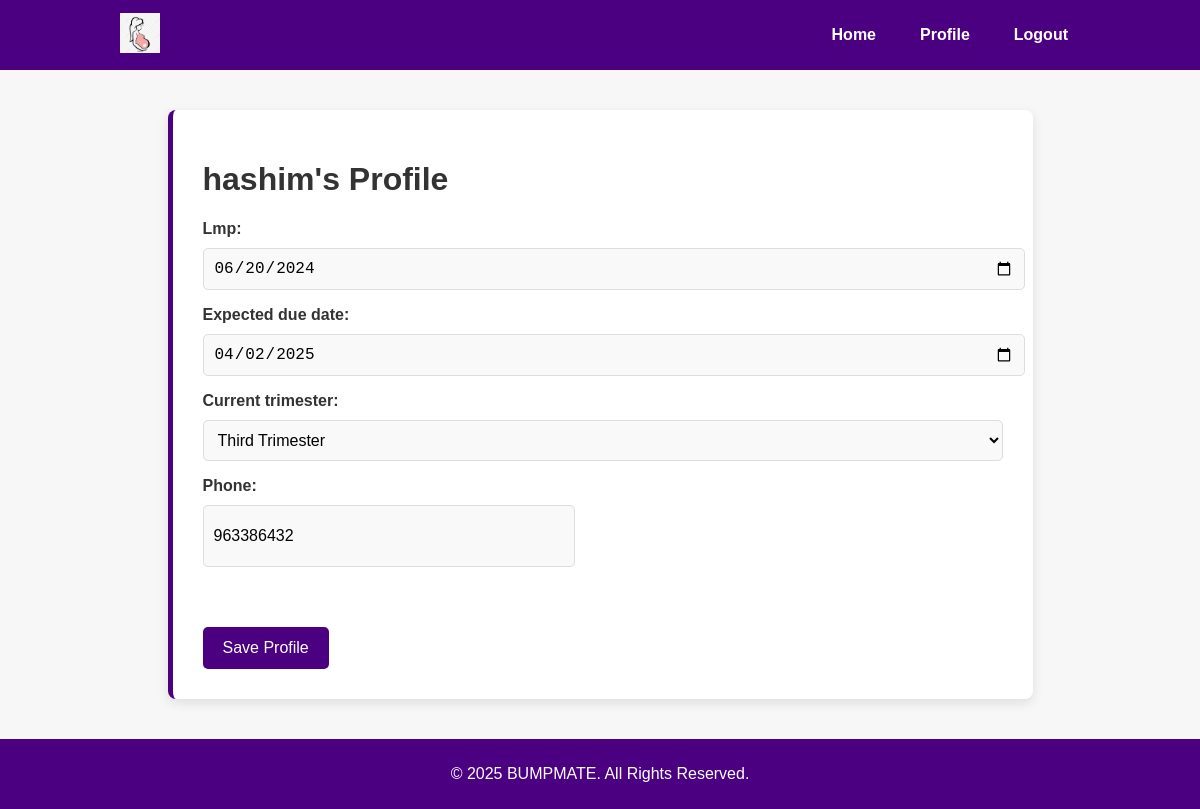
Screenshot of /userprofile (signed in) with the database file from the repository.
### care/models.py (models this page shows, shortened)
class BaseModel(models.Model):
    created_date=models.DateTimeField(auto_now_add=True)
    updated_date=models.DateTimeField(auto_now=True)
    is_active=models.BooleanField(default=True)

class UserProfile(BaseModel):
    lmp=models.DateField(blank=True,null=True)
    expected_due_date = models.DateField(null=True, blank=True)
    current_trimester = models.CharField(max_length=20,choices=[('First', 'First Trimester'), ('Second', 'Second Trimester'), ('Third', 'Third Trimester')], default='First')
    phone=models.CharField(max_length=200,null=True)
    mother=models.OneToOneField(User,on_delete=models.CASCADE)

### care/decorators.py (the view)
    def wrapper(request,*args,**kwargs):
        if not request.user.is_authenticated:
            return redirect("signin")
        else:
            return fn(request,*args,**kwargs)

### care/forms.py (shortened to what this page needs)
class UserProfileForm(forms.ModelForm):
    class Meta:
        model = UserProfile
        fields = ['lmp','expected_due_date', 'current_trimester','phone']
        widgets = {
            'lmp':forms.DateInput(attrs={'type':'date'}),
            'expected_due_date': forms.DateInput(attrs={'type': 'date'}),
            'current_trimester': forms.Select(attrs={'class': 'form-control'}),
            "phone":forms.NumberInput(attrs={"class":"form-control","style":"width:350px;height:40px;margin-bottom:40px;"})
        }

### care/views.py (called while the page is built)
@signin_required
@never_cache
def user_profile(request):
    profile = request.user.userprofile
    if request.method == 'POST':
        form = UserProfileForm(request.POST, instance=profile)
        if form.is_valid():
            form.save()
            return redirect('home')
    else:
        form = UserProfileForm(instance=profile)
    return render(request, 'userprofile.html', {'form': form})

### care/templates/userprofile.html (shortened to what this page needs)
<!DOCTYPE html>
<html lang="en">
    {%load static%}
<head>
    <link rel="stylesheet" href="{% static 'css/userprofile.css' %}">
</head>
<body>
    <header>
        <nav class="navbar">
            <div class="navbar-container">
                <a href="/" class="logo">
                    <img src="{% static 'images/logo.png' %}" alt="PregCare Logo" class="navbar-logo">
                </a>
                <ul class="navbar-links">
                    <li><a href="{% url 'home' %}">Home</a></li>
                    <li><a href="{% url 'profile' %}">Profile</a></li>
                    <li><a href="{%url 'logout'%}">Logout</a></li>
                </ul>
            </div>
        </nav>
    </header>
    <div class="profile-container">
        <h1>{{ request.user }}'s Profile</h1>
        <div class="profile-form">
            <form method="POST">
                <div class="form-group">
                    {{ form.as_p }}
                </div>
                <button type="submit" class="btn-submit">Save Profile</button>
            </form>
        </div>
    </div>
    <footer>
        <p>&copy; 2025 BUMPMATE. All Rights Reserved.</p>
    </footer>
</body>
</html>

### care/static/css/userprofile.css (style rules this page uses)
body { font-family: 'Arial', sans-serif; background-color: #f7f7f7; margin: 0; padding: 0; color: #333; }
.navbar { background-color: #4B0082; padding: 10px 0; position: sticky; top: 0; z-index: 1000; }
.navbar-container { width: 80%; margin: 0 auto; display: flex; justify-content: space-between; align-items: center; }
.navbar .logo img { height: 40px; width: auto; }
.navbar-links { list-style: none; display: flex; gap: 20px; }
.navbar-links a { text-decoration: none; color: white; padding: 8px 12px; border-radius: 5px; font-weight: bold; transition: background-color 0.3s ease; }
.profile-container { width: 80%; margin: 40px auto; background-color: #fff; padding: 30px; box-shadow: 0 4px 12px rgba(0, 0, 0, 0.1); border-radius: 8px; max-width: 800px; border-left: 5px solid #4B0082; }
.profile-form { margin-top: 20px; }
.form-group { margin-bottom: 20px; }
form label { display: block; font-weight: bold; margin-bottom: 5px; }
form input, form select { width: 100%; padding: 10px; font-size: 16px; border: 1px solid #ddd; border-radius: 5px; background-color: #f9f9f9; margin-top: 5px; }
.btn-submit { background-color: #4B0082; color: white; padding: 12px 20px; border: none; border-radius: 5px; cursor: pointer; transition: background-color 0.3s ease; font-size: 16px; }
footer { background-color: #4B0082; color: white; text-align: center; padding: 10px 0; position: relative; bottom: 0; width: 100%; }

### rows the page displays
UserProfile: lmp "06/20/2024", expected_due_date "04/02/2025", current_trimester "Third Trimester", phone "963386432"

### other values shown
{{ request.user }} "hashim"
